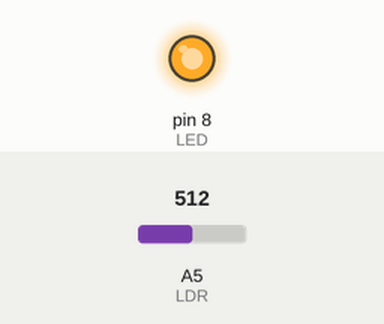
This sketch was run on a simulated Arduino Uno, built with avr-gcc and run on an emulated ATmega328P. On the bench: output pins drawn as LEDs (lit = HIGH). The inputs (shaded band) are chosen by the test bench; at power-on: A5 (LDR) = 512. What the sketch prints to the serial monitor is not drawn.

Above: at 1.8 s.
1.9 s: A5 (LDR) set to 417
4.2 s: A5 (LDR) set to 389
8.3 s: A5 (LDR) set to 410
10.5 s: A5 (LDR) set to 390
Timing chart, 0 to 13.5 s (numbered marks = the images above; inputs shaded):
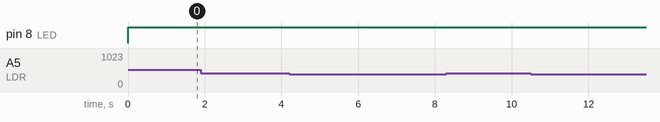

The sketch:

RESISTENCIA.ino
```cpp
int LDR = A5;
int valor;
int LED = 8;

void setup() {
  Serial.begin(9600);
  pinMode(LDR, INPUT);
  pinMode(LED, OUTPUT);

}

void loop() {
  digitalWrite(LED, HIGH);
  int valor = analogRead(LDR);
  Serial.println(valor);
  delay(1000);
  if(valor <= 400){
    digitalWrite(LED, LOW);
  }else{
    digitalWrite(LED, HIGH);
  }
}
```

Measured:
- after the input at 1.9 s, every drawn part: stays the same
